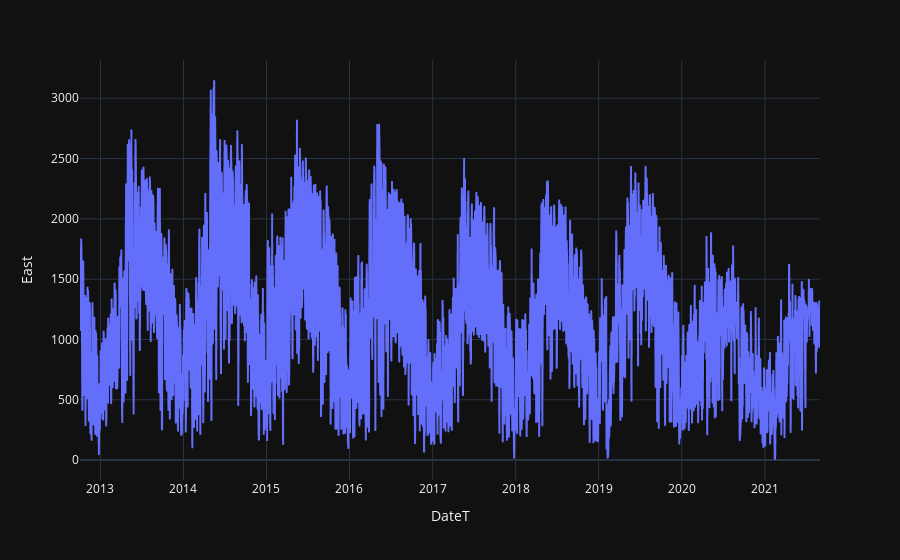

The cell this chart's notebook holds for it:
### Markdown cell above
Risposta:ricampiona i dati per ogni giorno sommando i relativi passaggi a east e ovest

### Code cell
dfd = df.resample(rule="D").sum()
import plotly.express as px
px.line(dfd, x=dfd.index, y="East")

### Figure 1 — Plotly figure (JSON) as saved in the notebook; plotly's stock layout.template omitted (floating-point values rounded to 4 significant figures; data arrays with more than 128 entries replaced by an {"elided": "..."} marker saying what was removed)
{"data": [{"hovertemplate": "DateT=%{x}<br>East=%{y}<extra></extra>", "legendgroup": "", "line": {"color": "#636efa", "dash": "solid"}, "marker": {"symbol": "circle"}, "mode": "lines", "name": "", "showlegend": false, "type": "scattergl", "x": {"elided": "3255 str values"}, "xaxis": "x", "y": {"elided": "3255 int values"}, "yaxis": "y"}], "layout": {"legend": {"tracegroupgap": 0}, "margin": {"t": 60}, "xaxis": {"anchor": "y", "domain": [0, 1], "title": {"text": "DateT"}}, "yaxis": {"anchor": "x", "domain": [0, 1], "title": {"text": "East"}}}}
